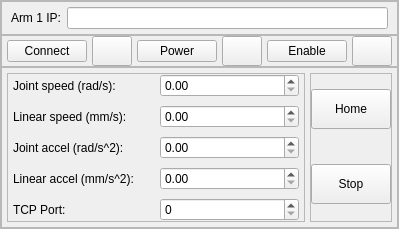
             <widget class="QFrame" name="fm_arm_1">
              <property name="frameShape">
               <enum>QFrame::StyledPanel</enum>
              </property>
              <property name="frameShadow">
               <enum>QFrame::Raised</enum>
              </property>
              <property name="rounding" stdset="0">
               <bool>true</bool>
              </property>
              <layout class="QVBoxLayout" name="verticalLayout_7">
               <property name="spacing">
                <number>0</number>
               </property>
               <property name="leftMargin">
                <number>0</number>
               </property>
               <property name="topMargin">
                <number>0</number>
               </property>
               <property name="rightMargin">
                <number>0</number>
               </property>
               <property name="bottomMargin">
                <number>0</number>
               </property>
               <item>
                <widget class="QFrame" name="fm_arm_1_setup">
                 <property name="sizePolicy">
                  <sizepolicy hsizetype="Minimum" vsizetype="Maximum">
                   <horstretch>0</horstretch>
                   <verstretch>0</verstretch>
                  </sizepolicy>
                 </property>
                 <property name="frameShape">
                  <enum>QFrame::StyledPanel</enum>
                 </property>
                 <property name="frameShadow">
                  <enum>QFrame::Raised</enum>
                 </property>
                 <layout class="QHBoxLayout" name="horizontalLayout">
                  <property name="topMargin">
                   <number>5</number>
                  </property>
                  <property name="bottomMargin">
                   <number>5</number>
                  </property>
                  <item>
                   <widget class="QLabel" name="label_3">
                    <property name="sizePolicy">
                     <sizepolicy hsizetype="Maximum" vsizetype="Preferred">
                      <horstretch>0</horstretch>
                      <verstretch>0</verstretch>
                     </sizepolicy>
                    </property>
                    <property name="text">
                     <string>Arm 1 IP:</string>
                    </property>
                   </widget>
                  </item>
                  <item>
                   <widget class="QLineEdit" name="arm_1_ip">
                    <property name="sizePolicy">
                     <sizepolicy hsizetype="Minimum" vsizetype="Preferred">
                      <horstretch>0</horstretch>
                      <verstretch>0</verstretch>
                     </sizepolicy>
                    </property>
                   </widget>
                  </item>
                 </layout>
                </widget>
               </item>
               <item>
                <widget class="QFrame" name="fm_arm_1_init">
                 <property name="sizePolicy">
                  <sizepolicy hsizetype="Minimum" vsizetype="Maximum">
                   <horstretch>0</horstretch>
                   <verstretch>0</verstretch>
                  </sizepolicy>
                 </property>
                 <property name="frameShape">
                  <enum>QFrame::StyledPanel</enum>
                 </property>
                 <property name="frameShadow">
                  <enum>QFrame::Raised</enum>
                 </property>
                 <layout class="QHBoxLayout" name="horizontalLayout_2">
                  <property name="spacing">
                   <number>5</number>
                  </property>
                  <property name="leftMargin">
                   <number>5</number>
                  </property>
                  <property name="topMargin">
                   <number>0</number>
                  </property>
                  <property name="rightMargin">
                   <number>5</number>
                  </property>
                  <property name="bottomMargin">
                   <number>0</number>
                  </property>
                  <item>
                   <widget class="QPushButton" name="btn_arm_1_connect">
                    <property name="text">
                     <string>Connect</string>
                    </property>
                   </widget>
                  </item>
                  <item>
                   <widget class="QPushButton" name="led_arm_1_connected">
                    <property name="sizePolicy">
                     <sizepolicy hsizetype="Maximum" vsizetype="Maximum">
                      <horstretch>0</horstretch>
                      <verstretch>0</verstretch>
                     </sizepolicy>
                    </property>
                    <property name="minimumSize">
                     <size>
                      <width>30</width>
                      <height>30</height>
                     </size>
                    </property>
                    <property name="baseSize">
                     <size>
                      <width>0</width>
                      <height>0</height>
                     </size>
                    </property>
                    <property name="layoutDirection">
                     <enum>Qt::RightToLeft</enum>
                    </property>
                    <property name="text">
                     <string/>
                    </property>
                    <property name="flat">
                     <bool>false</bool>
                    </property>
                    <property name="toggle" stdset="0">
                     <bool>false</bool>
                    </property>
                   </widget>
                  </item>
                  <item>
                   <widget class="QPushButton" name="btn_arm_1_power">
                    <property name="text">
                     <string>Power</string>
                    </property>
                   </widget>
                  </item>
                  <item>
                   <widget class="QPushButton" name="led_arm_1_powered">
                    <property name="sizePolicy">
                     <sizepolicy hsizetype="Maximum" vsizetype="Maximum">
                      <horstretch>0</horstretch>
                      <verstretch>0</verstretch>
                     </sizepolicy>
                    </property>
                    <property name="minimumSize">
                     <size>
                      <width>30</width>
                      <height>30</height>
                     </size>
                    </property>
                    <property name="baseSize">
                     <size>
                      <width>0</width>
                      <height>0</height>
                     </size>
                    </property>
                    <property name="layoutDirection">
                     <enum>Qt::RightToLeft</enum>
                    </property>
                    <property name="text">
                     <string/>
                    </property>
                    <property name="flat">
                     <bool>false</bool>
                    </property>
                    <property name="toggle" stdset="0">
                     <bool>false</bool>
                    </property>
                   </widget>
                  </item>
                  <item>
                   <widget class="QPushButton" name="btn_arm_1_enable">
                    <property name="text">
                     <string>Enable</string>
                    </property>
                   </widget>
                  </item>
                  <item>
                   <widget class="QPushButton" name="led_arm_1_enabled">
                    <property name="sizePolicy">
                     <sizepolicy hsizetype="Maximum" vsizetype="Maximum">
                      <horstretch>0</horstretch>
                      <verstretch>0</verstretch>
                     </sizepolicy>
                    </property>
                    <property name="minimumSize">
                     <size>
                      <width>30</width>
                      <height>30</height>
                     </size>
                    </property>
                    <property name="baseSize">
                     <size>
                      <width>0</width>
                      <height>0</height>
                     </size>
                    </property>
                    <property name="layoutDirection">
                     <enum>Qt::RightToLeft</enum>
                    </property>
                    <property name="text">
                     <string/>
                    </property>
                    <property name="flat">
                     <bool>false</bool>
                    </property>
                    <property name="toggle" stdset="0">
                     <bool>false</bool>
                    </property>
                   </widget>
                  </item>
                 </layout>
                </widget>
               </item>
               <item>
                <widget class="QFrame" name="fm_arm_1_var">
                 <property name="sizePolicy">
                  <sizepolicy hsizetype="Minimum" vsizetype="Minimum">
                   <horstretch>0</horstretch>
                   <verstretch>0</verstretch>
                  </sizepolicy>
                 </property>
                 <property name="frameShape">
                  <enum>QFrame::StyledPanel</enum>
                 </property>
                 <property name="frameShadow">
                  <enum>QFrame::Raised</enum>
                 </property>
                 <layout class="QHBoxLayout" name="horizontalLayout_4" stretch="1,0">
                  <property name="spacing">
                   <number>5</number>
                  </property>
                  <property name="leftMargin">
                   <number>5</number>
                  </property>
                  <property name="topMargin">
                   <number>5</number>
                  </property>
                  <property name="rightMargin">
                   <number>5</number>
                  </property>
                  <property name="bottomMargin">
                   <number>5</number>
                  </property>
                  <item>
                   <widget class="QFrame" name="frame_3">
                    <property name="sizePolicy">
                     <sizepolicy hsizetype="Minimum" vsizetype="Minimum">
                      <horstretch>0</horstretch>
                      <verstretch>0</verstretch>
                     </sizepolicy>
                    </property>
                    <property name="frameShape">
                     <enum>QFrame::StyledPanel</enum>
                    </property>
                    <property name="frameShadow">
                     <enum>QFrame::Raised</enum>
                    </property>
                    <layout class="QGridLayout" name="gridLayout">
                     <property name="leftMargin">
                      <number>5</number>
                     </property>
                     <property name="topMargin">
                      <number>0</number>
                     </property>
                     <property name="rightMargin">
                      <number>5</number>
                     </property>
                     <property name="bottomMargin">
                      <number>0</number>
                     </property>
                     <property name="horizontalSpacing">
                      <number>7</number>
                     </property>
                     <property name="verticalSpacing">
                      <number>8</number>
                     </property>
                     <item row="1" column="0">
                      <widget class="QLabel" name="label_6">
                       <property name="text">
                        <string>Linear speed (mm/s):</string>
                       </property>
                      </widget>
                     </item>
                     <item row="1" column="2">
                      <widget class="QDoubleSpinBox" name="arm_1_L_speed">
                       <property name="maximum">
                        <double>9999.000000000000000</double>
                       </property>
                      </widget>
                     </item>
                     <item row="2" column="0">
                      <widget class="QLabel" name="label_7">
                       <property name="text">
                        <string>Joint accel (rad/s^2):</string>
                       </property>
                      </widget>
                     </item>
                     <item row="0" column="2">
                      <widget class="QDoubleSpinBox" name="arm_1_J_speed">
                       <property name="maximum">
                        <double>9999.000000000000000</double>
                       </property>
                      </widget>
                     </item>
                     <item row="5" column="0">
                      <widget class="QLabel" name="label_8">
                       <property name="text">
                        <string>Linear accel (mm/s^2):</string>
                       </property>
                      </widget>
                     </item>
                     <item row="0" column="0">
                      <widget class="QLabel" name="label_4">
                       <property name="text">
                        <string>Joint speed (rad/s):</string>
                       </property>
                      </widget>
                     </item>
                     <item row="5" column="2">
                      <widget class="QDoubleSpinBox" name="arm_1_L_accel">
                       <property name="maximum">
                        <double>9999.000000000000000</double>
                       </property>
                      </widget>
                     </item>
                     <item row="2" column="2">
                      <widget class="QDoubleSpinBox" name="arm_1_J_accel">
                       <property name="maximum">
                        <double>9999.000000000000000</double>
                       </property>
                      </widget>
                     </item>
                     <item row="7" column="2">
                      <widget class="QSpinBox" name="arm_1_tcp_port">
                       <property name="maximum">
                        <number>100</number>
                       </property>
                      </widget>
                     </item>
                     <item row="7" column="0">
                      <widget class="QLabel" name="label_9">
                       <property name="text">
                        <string>TCP Port:</string>
                       </property>
                      </widget>
                     </item>
                    </layout>
                   </widget>
                  </item>
                  <item>
                   <widget class="QFrame" name="frame_4">
                    <property name="frameShape">
                     <enum>QFrame::StyledPanel</enum>
                    </property>
                    <property name="frameShadow">
                     <enum>QFrame::Raised</enum>
                    </property>
                    <layout class="QVBoxLayout" name="verticalLayout_4">
                     <property name="spacing">
                      <number>20</number>
                     </property>
                     <property name="leftMargin">
                      <number>0</number>
                     </property>
                     <property name="topMargin">
                      <number>0</number>
                     </property>
                     <property name="rightMargin">
                      <number>0</number>
                     </property>
                     <property name="bottomMargin">
                      <number>0</number>
                     </property>
                     <item>
                      <widget class="QPushButton" name="btn_arm_1_home">
                       <property name="sizePolicy">
                        <sizepolicy hsizetype="Maximum" vsizetype="Fixed">
                         <horstretch>0</horstretch>
                         <verstretch>0</verstretch>
                        </sizepolicy>
                       </property>
                       <property name="minimumSize">
                        <size>
                         <width>0</width>
                         <height>40</height>
                        </size>
                       </property>
                       <property name="text">
                        <string>Home</string>
                       </property>
                      </widget>
                     </item>
                     <item>
                      <widget class="QPushButton" name="btn_arm_1_stop">
                       <property name="sizePolicy">
                        <sizepolicy hsizetype="Maximum" vsizetype="Fixed">
                         <horstretch>0</horstretch>
                         <verstretch>0</verstretch>
                        </sizepolicy>
                       </property>
                       <property name="minimumSize">
                        <size>
                         <width>0</width>
                         <height>40</height>
                        </size>
                       </property>
                       <property name="text">
                        <string>Stop</string>
                       </property>
                      </widget>
                     </item>
                    </layout>
                   </widget>
                  </item>
                 </layout>
                </widget>
               </item>
              </layout>
             </widget>
